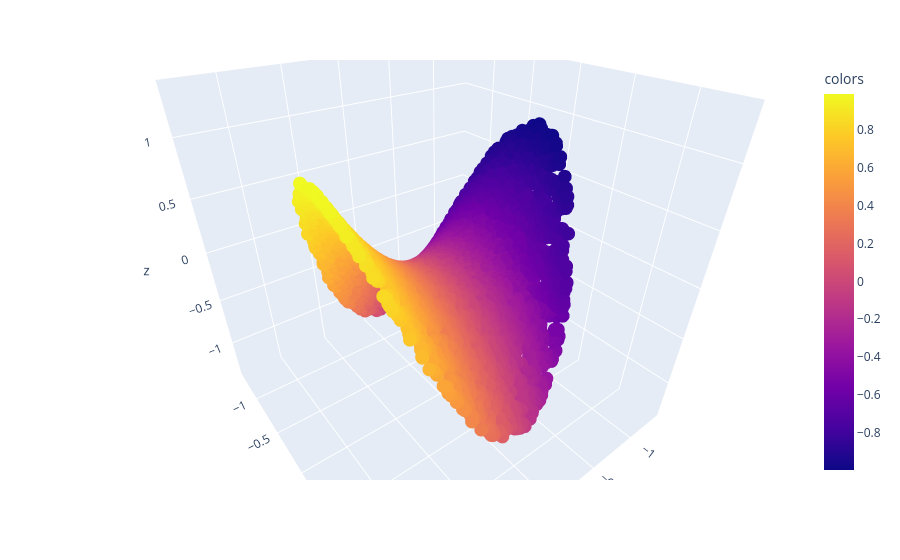

Notebook code cell kept with this figure:
### Code cell
plot_3d(X,X[:,0], use_plotly=True)

### Figure 1 — Plotly figure (JSON) as saved in the notebook; plotly's stock layout.template omitted (floating-point values rounded to 4 significant figures; data arrays with more than 128 entries replaced by an {"elided": "..."} marker saying what was removed)
{"data": [{"hovertemplate": "x=%{x}<br>y=%{y}<br>z=%{z}<br>colors=%{marker.color}<extra></extra>", "legendgroup": "", "marker": {"color": {"elided": "3902 float values"}, "coloraxis": "coloraxis", "symbol": "circle"}, "mode": "markers", "name": "", "scene": "scene", "showlegend": false, "type": "scatter3d", "x": {"elided": "3902 float values"}, "y": {"elided": "3902 float values"}, "z": {"elided": "3902 float values"}}], "layout": {"autosize": true, "coloraxis": {"colorbar": {"title": {"text": "colors"}}, "colorscale": [[0, "#0d0887"], [0.1111, "#46039f"], [0.2222, "#7201a8"], [0.3333, "#9c179e"], [0.4444, "#bd3786"], [0.5556, "#d8576b"], [0.6667, "#ed7953"], [0.7778, "#fb9f3a"], [0.8889, "#fdca26"], [1, "#f0f921"]]}, "legend": {"tracegroupgap": 0}, "margin": {"t": 60}, "scene": {"aspectmode": "auto", "aspectratio": {"x": 1.002, "y": 1.001, "z": 0.9976}, "camera": {"center": {"x": 0, "y": 0, "z": 0}, "eye": {"x": 0.7367, "y": 0.9621, "z": 0.7868}, "projection": {"type": "perspective"}, "up": {"x": 0.001403, "y": -0.001073, "z": 1.0}}, "domain": {"x": [0, 1], "y": [0, 1]}, "xaxis": {"range": [-1.41, 1.41], "title": {"text": "x"}, "type": "linear"}, "yaxis": {"range": [-1.41, 1.41], "title": {"text": "y"}, "type": "linear"}, "zaxis": {"range": [-1.41, 1.41], "title": {"text": "z"}, "type": "linear"}}}}
